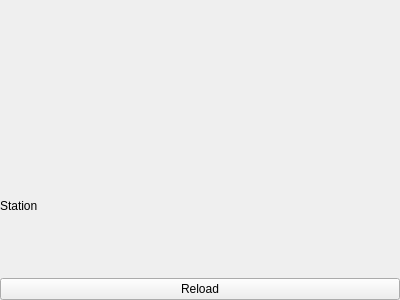
<?xml version="1.0" encoding="UTF-8"?>
<ui version="4.0">
 <class>ReosHubEauSettingsWidget</class>
 <widget class="QWidget" name="ReosHubEauSettingsWidget">
  <property name="geometry">
   <rect>
    <x>0</x>
    <y>0</y>
    <width>400</width>
    <height>300</height>
   </rect>
  </property>
  <property name="windowTitle">
   <string>Form</string>
  </property>
  <layout class="QGridLayout" name="gridLayout">
   <property name="leftMargin">
    <number>0</number>
   </property>
   <property name="topMargin">
    <number>0</number>
   </property>
   <property name="rightMargin">
    <number>0</number>
   </property>
   <property name="bottomMargin">
    <number>0</number>
   </property>
   <item row="2" column="0">
    <widget class="QPushButton" name="mReloadButton">
     <property name="text">
      <string>Reload</string>
     </property>
    </widget>
   </item>
   <item row="0" column="0">
    <widget class="QLabel" name="label">
     <property name="text">
      <string/>
     </property>
     <property name="pixmap">
      <pixmap resource="../../images/providers/hub-eau/hub-eau-images.qrc">:/hub-eau-images/logo-hubeau-blue.svg</pixmap>
     </property>
     <property name="alignment">
      <set>Qt::AlignCenter</set>
     </property>
    </widget>
   </item>
   <item row="1" column="0">
    <widget class="QLabel" name="mLabelStation">
     <property name="text">
      <string>Station</string>
     </property>
     <property name="wordWrap">
      <bool>true</bool>
     </property>
    </widget>
   </item>
  </layout>
 </widget>
 <resources>
  <include location="../../images/providers/hub-eau/hub-eau-images.qrc"/>
 </resources>
 <connections/>
</ui>
